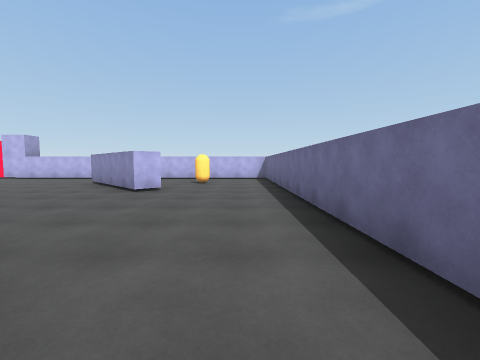
View 1 (above)

24 first-person views from a walk through a Unity game level. The camera is 1.4 m above the floor, tilts 4° down and sees 90° across. The floor is counted in squares, 2 m on a side. Each view is taken from the middle of a square. On the plan, view 1 faces up. The plan holds only what a view shows up to about 9 squares ahead; the rest is blank. The place goes on beyond the plan. The player character is not drawn. Surface patterns are stand-ins for the level's own textures.

View 2
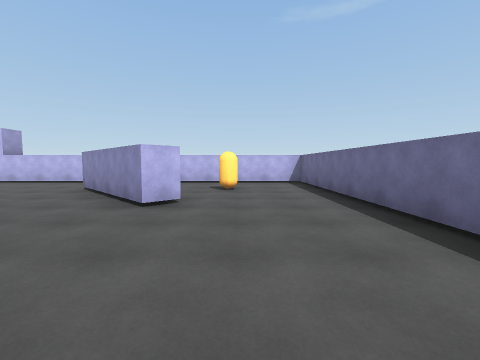

View 3
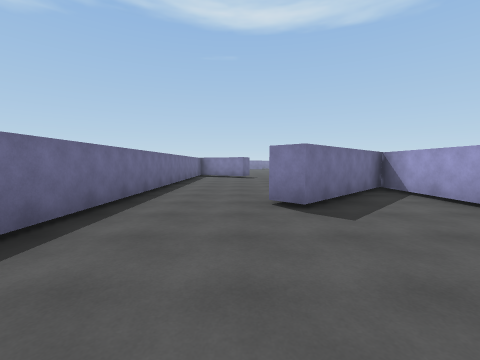

View 4
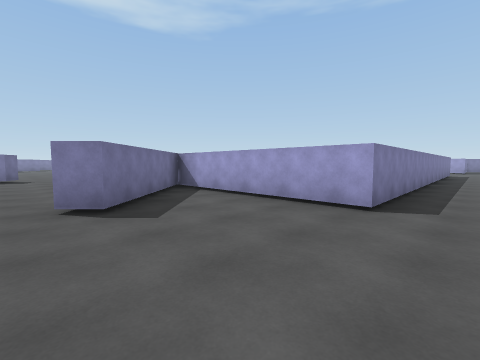

View 5
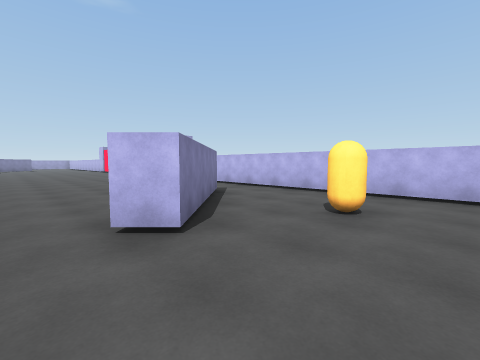

View 6
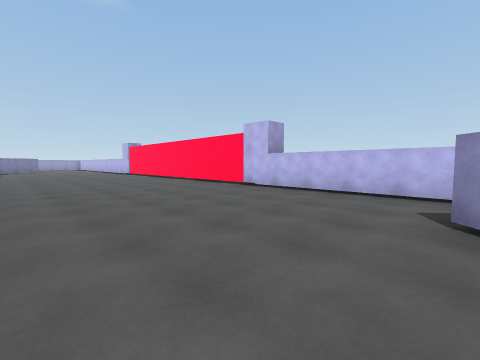

View 7
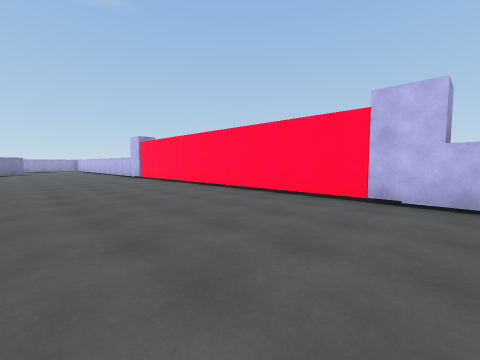

View 8
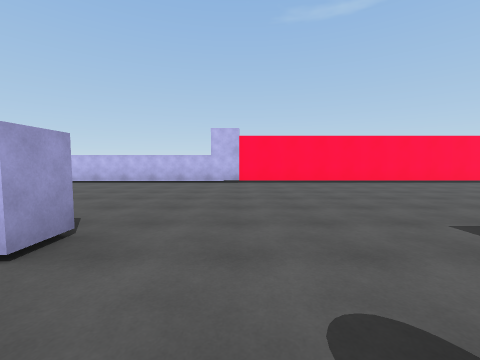

View 9
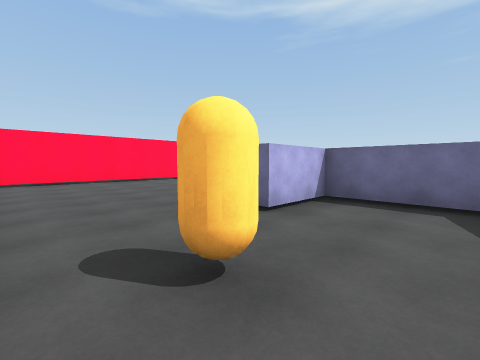

View 10
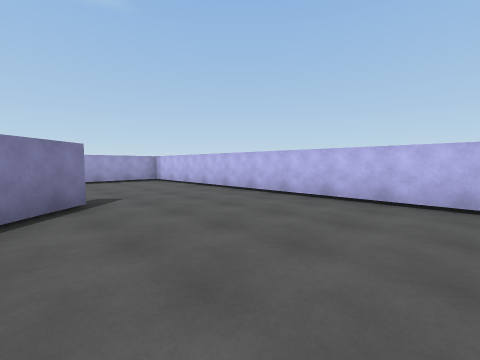

View 11
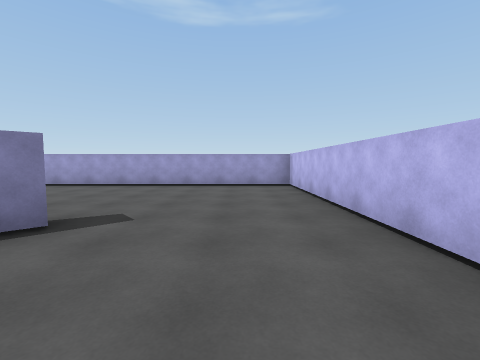

View 12
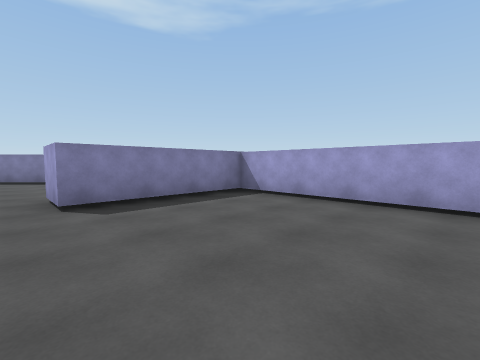

View 13
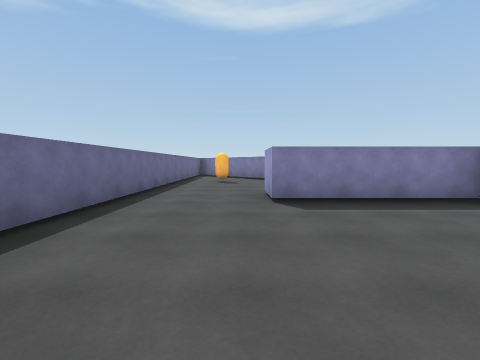

View 14
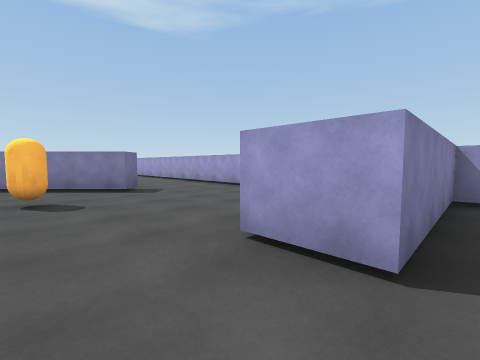

View 15
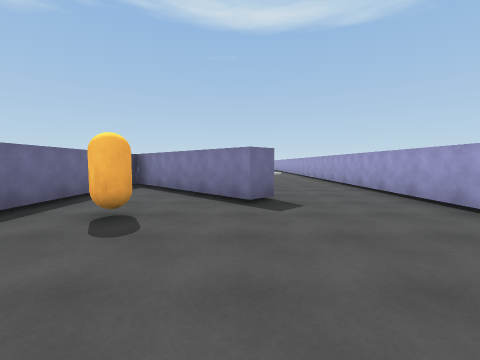

View 16
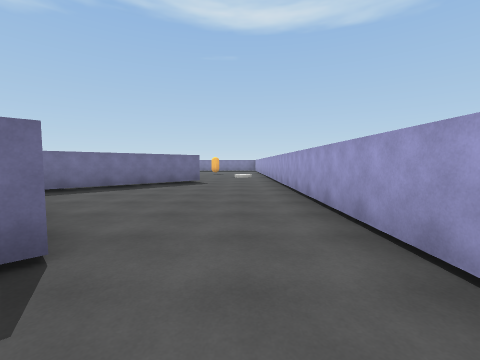

View 17
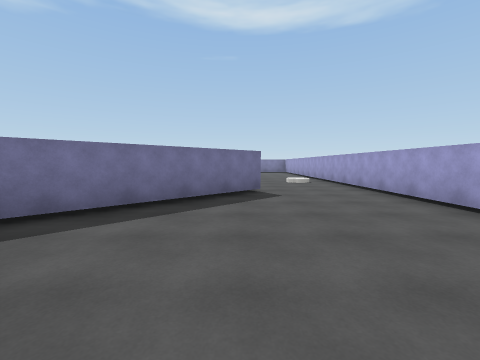

View 18
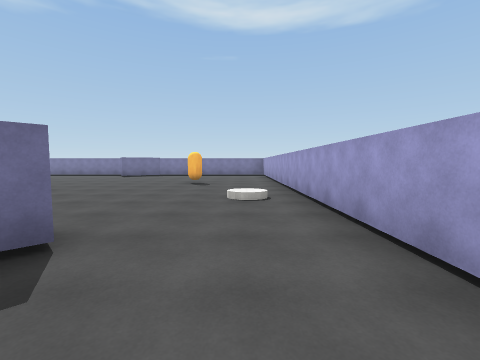

View 19
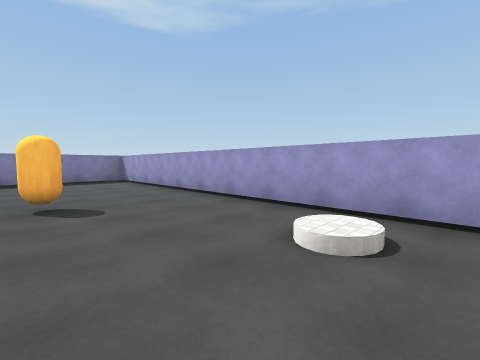

View 20
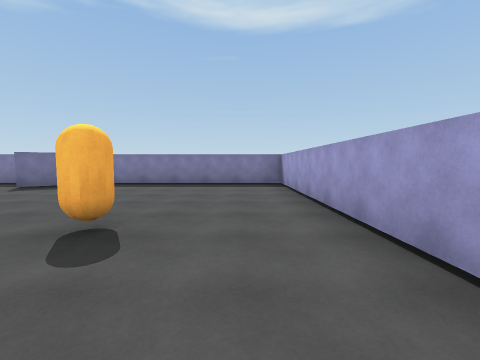

View 21
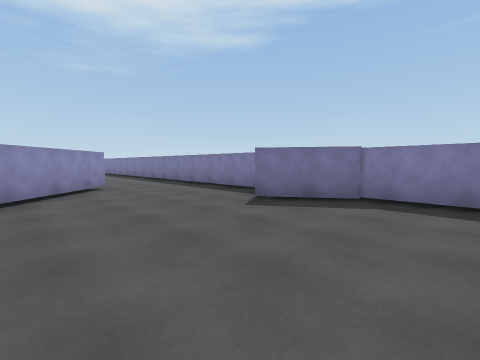

View 22
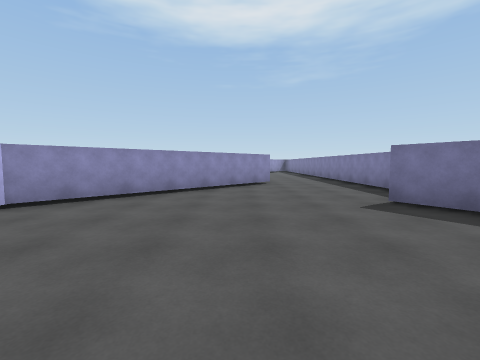

View 23
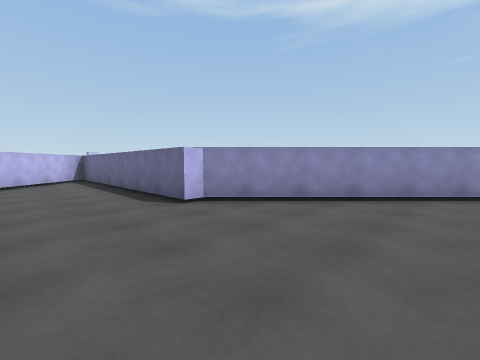

View 24
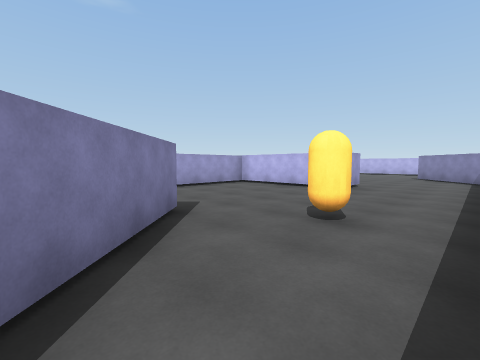

### Floor plan
Points are (right, up) in squares from view 1. A wall is a line through its corners. A room is listed if a view was taken in it or the views show most of it. See-through windows are left out.
Room 1 (views 1, 2, 3, 4, 5)
walls: (-4.8, 3.9) (-4.8, 0); (-4.7, 8.9) (-2, 6.2) (-2.5, 5.7); (1.1, -0.5) (1.1, 10.5) (-3.4, 10.5); (-4.8, -1.4) (-2, 1.4) (-1.5, 0.9)
ways out: opening at (-3.3, 4) to room 2; opening at (-3, 10) to room 2; opening at (-0.5, 0.5)
objects: orange capsule (-1, 8)
Room 2 (views 6, 7, 8, 9, 10, 11, 12, 13, 14, 15, 16, 17, 18, 19, 20, 21, 22, 23, 24)
walls: (-25.8, -5.2) (-25.8, 3.9); (-29.7, -4.7) (-29.2, -4.2) (-25.8, -7.6); (-25.9, -9.3) (-28.1, -11.4); (-29.5, 0.4) (-32.3, 0.4) (-32.3, -23.8) (-26.5, -23.8) (-24.8, -22.6); (-21.6, 4.4) (-21.6, 3.6); (-25.9, 4.5) (-27.1, 5.8); (-15.5, 0.9) (-15.5, 3.1) (-17.4, 3.1); (-27.5, 7) (-26.6, 6); (-29.5, -11.9) (-26.3, -8.6); (-12.6, 3.9) (-4.8, 3.9); (-20.7, -21.1) (-25.4, -16.4) (-25.8, -16.4) (-25.8, -9.5); (-23.9, -23.8) (-19.9, -23.8); (-2.5, 5.7) (-5.3, 8.5); (-3.4, 10.5) (-32.3, 10.5) (-32.3, 1.7) (-28.6, 1.7) (-28.6, 0.4)
ways out: opening at (-3.3, 4) to room 1; opening at (-3, 10) to room 1; opening at (-21, -22.5)
objects: orange capsule (-29, -18); orange capsule (-27, -3); orange capsule (-19, 2)

Where each view was taken, in squares from view 1:
view 1: 0 up, 0 right, facing up
view 2: 2 up, 1 left, facing up
view 3: 5 up, 1 left, facing down
view 4: 5 up, 1 left, facing down-left
view 5: 5 up, 0 right, facing up-left
view 6: 5 up, 5 left, facing up-left
view 7: 6 up, 9 left, facing up-left
view 8: 2 up, 20 left, facing up
view 9: 1 up, 20 left, facing up-right
view 10: 6 up, 23 left, facing up-left
view 11: 9 up, 25 left, facing left
view 12: 6 up, 28 left, facing down-left
view 13: 6 up, 28 left, facing down
view 14: 2 up, 27 left, facing down-left
view 15: 0 up, 29 left, facing down
view 16: 3 down, 31 left, facing down
view 17: 6 down, 29 left, facing down
view 18: 10 down, 31 left, facing down
view 19: 14 down, 29 left, facing down-left
view 20: 16 down, 31 left, facing down
view 21: 19 down, 28 left, facing down-right
view 22: 20 down, 29 left, facing right
view 23: 20 down, 28 left, facing up-right
view 24: 6 down, 26 left, facing up-left
